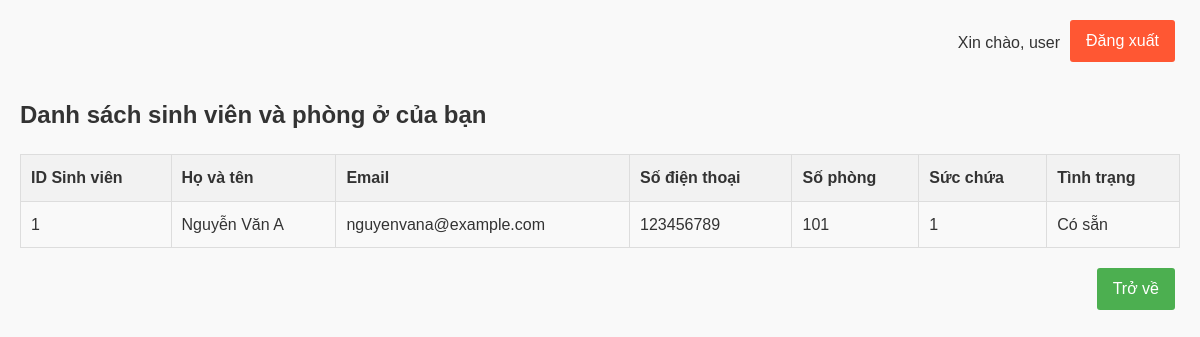
The app's page /phong_o.php (signed in) with its own data.
### tables this page shows
CREATE TABLE `students` (
  `student_id` int(11) NOT NULL,
  `user_id` int(11) DEFAULT NULL,
  `full_name` varchar(255) NOT NULL,
  `email` varchar(100) DEFAULT NULL,
  `phone_number` varchar(20) DEFAULT NULL,
  `room_id` int(11) DEFAULT NULL,
  `created_at` timestamp NOT NULL DEFAULT current_timestamp()
);

CREATE TABLE `rooms` (
  `room_id` int(11) NOT NULL,
  `room_number` varchar(20) NOT NULL,
  `capacity` int(11) NOT NULL,
  `status` enum('Có sẵn','Đã thuê','Bảo trì') DEFAULT 'Có sẵn',
  `created_at` timestamp NOT NULL DEFAULT current_timestamp()
);

### phong_o.php (the view, shortened to what this page needs)
<?php
include('connect.php');
$username = $_SESSION['username'];
$user_id_query = "SELECT user_id FROM users WHERE username = '$username'";
$user_id_result = $conn->query($user_id_query);
$user_id_row = $user_id_result->fetch_assoc();
$user_id = $user_id_row['user_id'];
$query = "SELECT students.student_id, students.full_name, students.email, students.phone_number, rooms.room_number, rooms.capacity, rooms.status
          FROM students
          INNER JOIN rooms ON students.room_id = rooms.room_id
          INNER JOIN users ON students.user_id = users.user_id
          WHERE students.user_id = $user_id";
$result = $conn->query($query);
?>
<!DOCTYPE html>
<html lang="en">
<head>
    <link rel="stylesheet" href="css/style.css">
</head>
<body>
    <div class="container">
        <div class="user-info">
            <?php
                if (isset($_SESSION['username'])) {
                    echo "<p>Xin chào, " . $_SESSION['username'] . "</p>";
                }
            ?>
        </div>
        <a href="logout.php" class="btn logout-button">Đăng xuất</a>
        <h2>Danh sách sinh viên và phòng ở của bạn</h2>
        <table>
            <tr>
                <th>ID Sinh viên</th>
                <th>Họ và tên</th>
                <th>Email</th>
                <th>Số điện thoại</th>
                <th>Số phòng</th>
                <th>Sức chứa</th>
                <th>Tình trạng</th>
            </tr>
            <?php while ($row = $result->fetch_assoc()): ?>
                <tr>
                    <td><?php echo $row["student_id"]; ?></td>
                    <td><?php echo $row["full_name"]; ?></td>
                    <td><?php echo $row["email"]; ?></td>
                    <td><?php echo $row["phone_number"]; ?></td>
                    <td><?php echo $row["room_number"]; ?></td>
                    <td><?php echo $row["capacity"]; ?></td>
                    <td><?php echo $row["status"]; ?></td>
                </tr>
            <?php endwhile; ?>
        </table>
        <div class="button-container add-buttons">
            <a href="menu_user.php" class="btn">Trở về</a>
        </div>
    </div>
</body>
</html>

### css/style.css (style rules this page uses)
* { margin: 0; padding: 0; box-sizing: border-box; }
body { font-family: Arial, sans-serif; background-color: #f9f9f9; color: #333; line-height: 1.6; }
.container { max-width: 1200px; margin: 0 auto; padding: 20px; position: relative; }
h2 { margin-bottom: 20px; color: #333; font-size: 24px; }
.btn { display: inline-block; padding: 8px 16px; background-color: #4CAF50; color: white; text-decoration: none; border: none; border-radius: 3px; cursor: pointer; transition: background-color 0.3s; margin-right: 5px; }
table { width: 100%; border-collapse: collapse; margin-bottom: 20px; }
th, td { padding: 10px; border: 1px solid #ddd; text-align: left; }
th { background-color: #f2f2f2; color: #333; font-weight: bold; }
.button-container { justify-content: flex-start; margin-bottom: 20px; }
.button-container .btn { flex-grow: 1; }
.add-buttons { text-align: right; }
.logout-button { position: absolute; top: 20px; right: 20px; background-color: #ff5733; color: white; padding: 8px 16px; border: none; border-radius: 3px; cursor: pointer; transition: background-color 0.3s; }
.user-info { display: flex; justify-content: flex-end; align-items: center; margin-bottom: 40px; position: relative; z-index: 1; margin-right: 120px; }
.user-info p { padding-top: 10px; }

### records on screen
students: student_id "1", full_name "Nguyễn Văn A", email "nguyenvana@example.com", phone_number "123456789", room.room_number "101", room.capacity "1", room.status "Có sẵn"

### other values on screen
$_SESSION['username'] "user"
